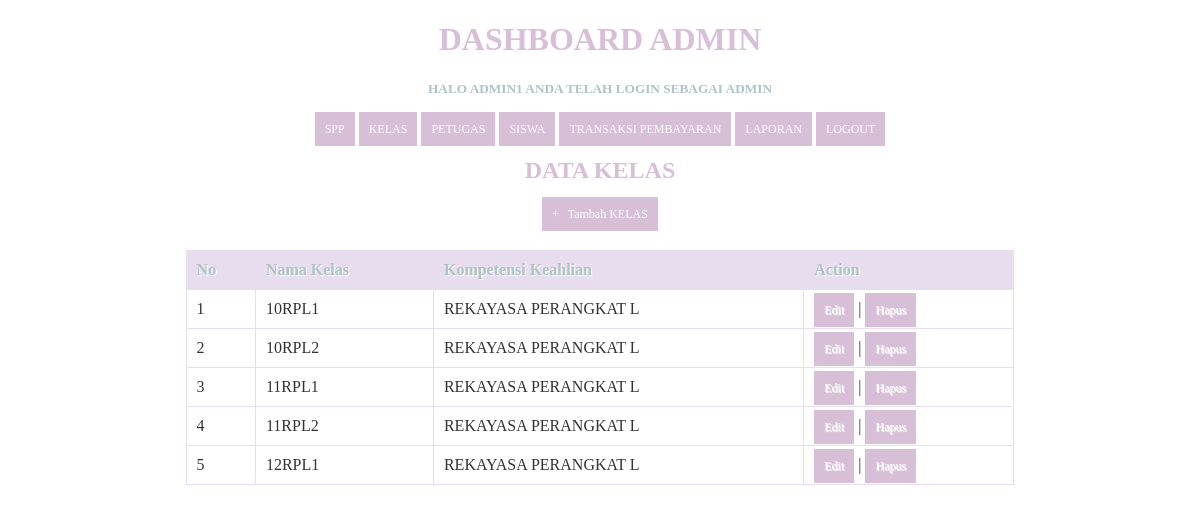
Page /kelas.php (signed in) on the committed database.
### tables this page shows
CREATE TABLE `kelas` (
  `id_kelas` int(11) NOT NULL,
  `nama_kelas` varchar(10) NOT NULL,
  `kompetensi_keahlian` varchar(50) NOT NULL
);

### kelas.php (the view, shortened to what this page needs)
<!DOCTYPE html>
<html>
  <head>
  </head>
<body>
	<?php
  include ('header.php');
?>
    <center><h2>Data Kelas</h2><center>
    <center><a href="tambah_kelas.php">+ &nbsp; Tambah KELAS</a><center>
    <br/>
    <table>
      <thead>
        <tr>
          <th>No</th>
          <th>Nama Kelas</th>
          <th>Kompetensi Keahlian</th>
          <th>Action</th>
        </tr>
    </thead>
    <tbody>
      <?php
      $query = "SELECT * FROM kelas ORDER BY id_kelas ASC";
      $result = mysqli_query($koneksi, $query);
      $no = 1;
      while($row = mysqli_fetch_assoc($result))
      {
      ?>
       <tr>
          <td><?php echo $no; ?></td>
          <td><?php echo $row['nama_kelas']; ?></td>
          <td><?php echo substr($row['kompetensi_keahlian'], 0, 20); ?></td>
          <td>
              <a href="edit_kelas.php?id=<?php echo $row['id_kelas']; ?>">Edit</a> |
              <a href="proses_hapuskelas.php?id=<?php echo $row['id_kelas']; ?>" onClick="return confirm('Anda yakin akan menghapus data ini?')">Hapus</a>
          </td>
      </tr>
      <?php
        $no++;
      }
      ?>
    </tbody>
    </table>
</body>
</html>

### kelas.php (style rules this page uses)
* { font-family: "Trebuchet MS"; }
h2 { text-transform: uppercase; color: thistle; }
table { border: solid 1px #DDEEEE; border-collapse: collapse; border-spacing: 0; width: 70%; margin: 10px auto 10px auto; }
table thead th { background-color: #DDEFEF; border: solid 1px #DDEEEE; color: #336B6B; padding: 10px; text-align: left; text-shadow: 1px 1px 1px #fff; text-decoration: none; }
table tbody td { border: solid 1px #DDEEEE; color: #333; padding: 10px; text-shadow: 1px 1px 1px #fff; }
a { background-color: salmon; color: #fff; padding: 10px; text-decoration: none; font-size: 12px; }

### header.php (style rules this page uses)
* { font-family: "Trebuchet MS"; }
table { border: solid 1px #E8DDEE; border-collapse: collapse; border-spacing: 0; width: 70%; margin: 10px auto 10px auto; }
table thead th { background-color: #E8DDEE; border: solid 1px #E8DDEE; color: #ADC3C4; padding: 10px; text-align: left; text-shadow: 1px 1px 1px #fff; text-decoration: none; }
table tbody td { border: solid 1px #E8DDEE; color: #333; padding: 10px; text-shadow: 1px 1px 1px #fff; }
a { background-color: thistle; color: #fff; padding: 10px; text-decoration: none; font-size: 12px; }

### rows in the picture
kelas: nama_kelas "10RPL1", kompetensi_keahlian "REKAYASA PERANGKAT L"
kelas: nama_kelas "10RPL2", kompetensi_keahlian "REKAYASA PERANGKAT L"
kelas: nama_kelas "11RPL1", kompetensi_keahlian "REKAYASA PERANGKAT L"
kelas: nama_kelas "11RPL2", kompetensi_keahlian "REKAYASA PERANGKAT L"
kelas: nama_kelas "12RPL1", kompetensi_keahlian "REKAYASA PERANGKAT L"

### other values in the picture
$_SESSION['username'] "ADMIN1"
$_SESSION['level'] "ADMIN"
